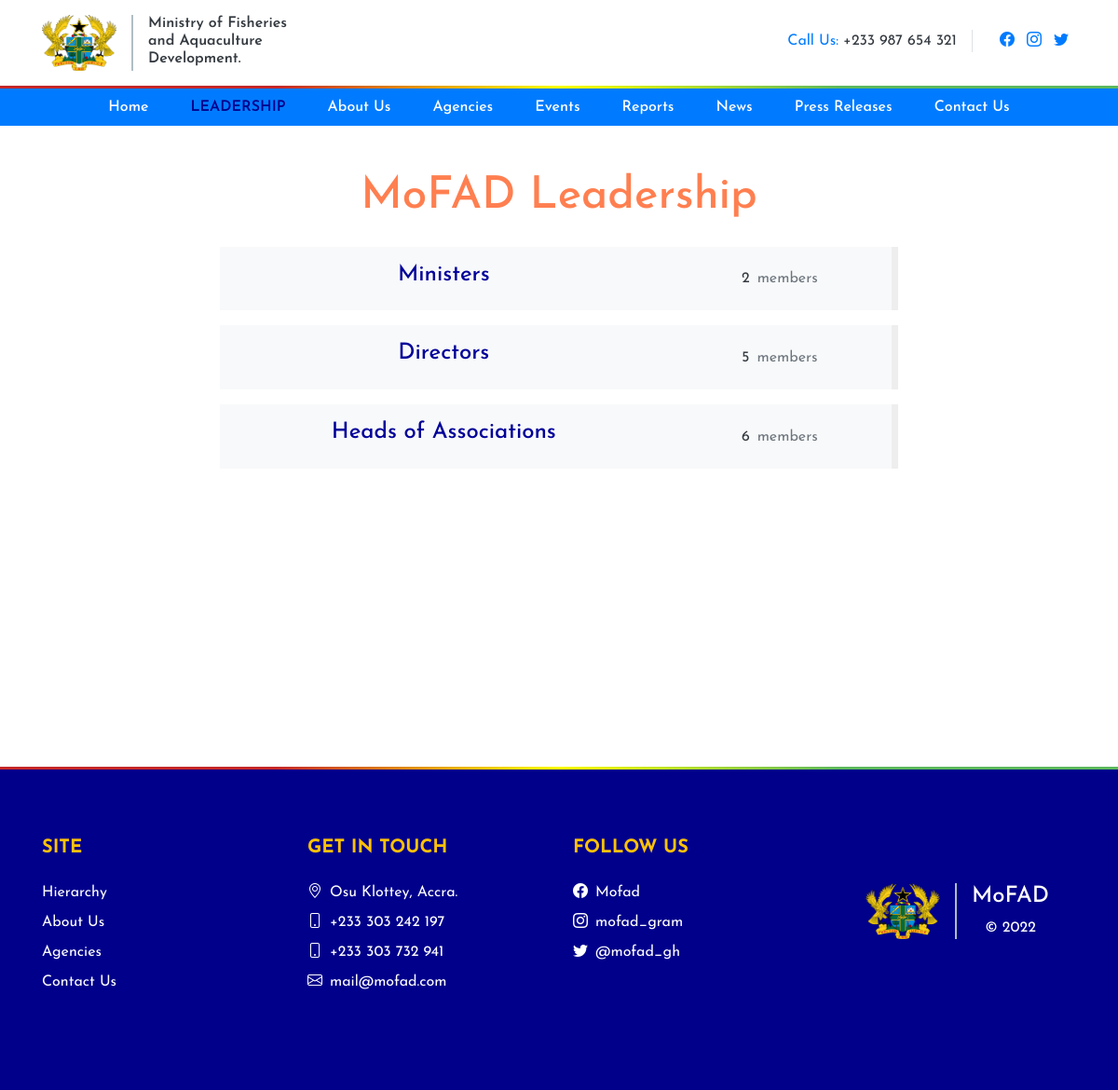
Screenshot of /hierarchy/ with the database file from the repository.
### leadership/models.py (models this page shows, shortened)
class Board(models.Model):
    name = models.CharField(max_length=100)
    date = models.DateTimeField(default=timezone.now)
    slug = models.SlugField(default="will-be-added-when-saved")
    class Meta:
        ordering = ["date"]
    def get_absolute_url(self):
        return reverse("board-detail", kwargs={"slug": self.slug})

### leadership/views.py (the view)
# urls.py: path('', views.BoardListView.as_view(), name='boards'),
class BoardListView(generic.ListView):
    model = Board
    template_name = 'leadership/board_list.html'
    context_object_name = 'boards'

### leadership/templates/leadership/board_list.html (shortened to what this page needs)
{% extends 'base.html' %}
{% block menu-leaders %}menu-active{% endblock menu-leaders %}
{% block content %}
<section class="my-5">
    <div class="container">
        <div class="row justify-content-center">
            <div class="col-lg-8 text-center">
                <h1 class="post-title">MoFAD Leadership</h1>
                <div class="my-2 p-3" id="home">
                    {% for board in boards %}
                    <a href="{{board.get_absolute_url}}" class="text-dark">
                        <div class="row mb-3 bg-light py-3 report-card" style="border-right: 7px solid #eeeeee">
                            <div class="col-md-8">
                                <h4 style="color: #000099">{{board.name}}</h5>
                            </div>
                            <div class="col d-flex">
                                <div class="m-auto">
                                    <p class="mb-0 text-muted"><span
                                            class="text-dark mr-2">{{board.leader_set.all.count}}</span>members</p>
                                </div>
                            </div>
                        </div>
                    </a>
                    {% endfor %}
                </div>
            </div>
        </div>
    </div>
</section>
{% endblock content %}

### static/css/main.css (style rules this page uses)
html, body { margin: 0; padding: 0; font-family: "Josefin Sans", sans-serif !important; box-sizing: border-box; scroll-behavior: smooth !important; background-color: #fff; }
a { text-decoration: none !important; }
.post-title { font-size: 3rem !important; color: coral; }

### rows the page displays
Board: name "Ministers", leader_set.all.count "2"
Board: name "Directors", leader_set.all.count "5"
Board: name "Heads of Associations", leader_set.all.count "6"
